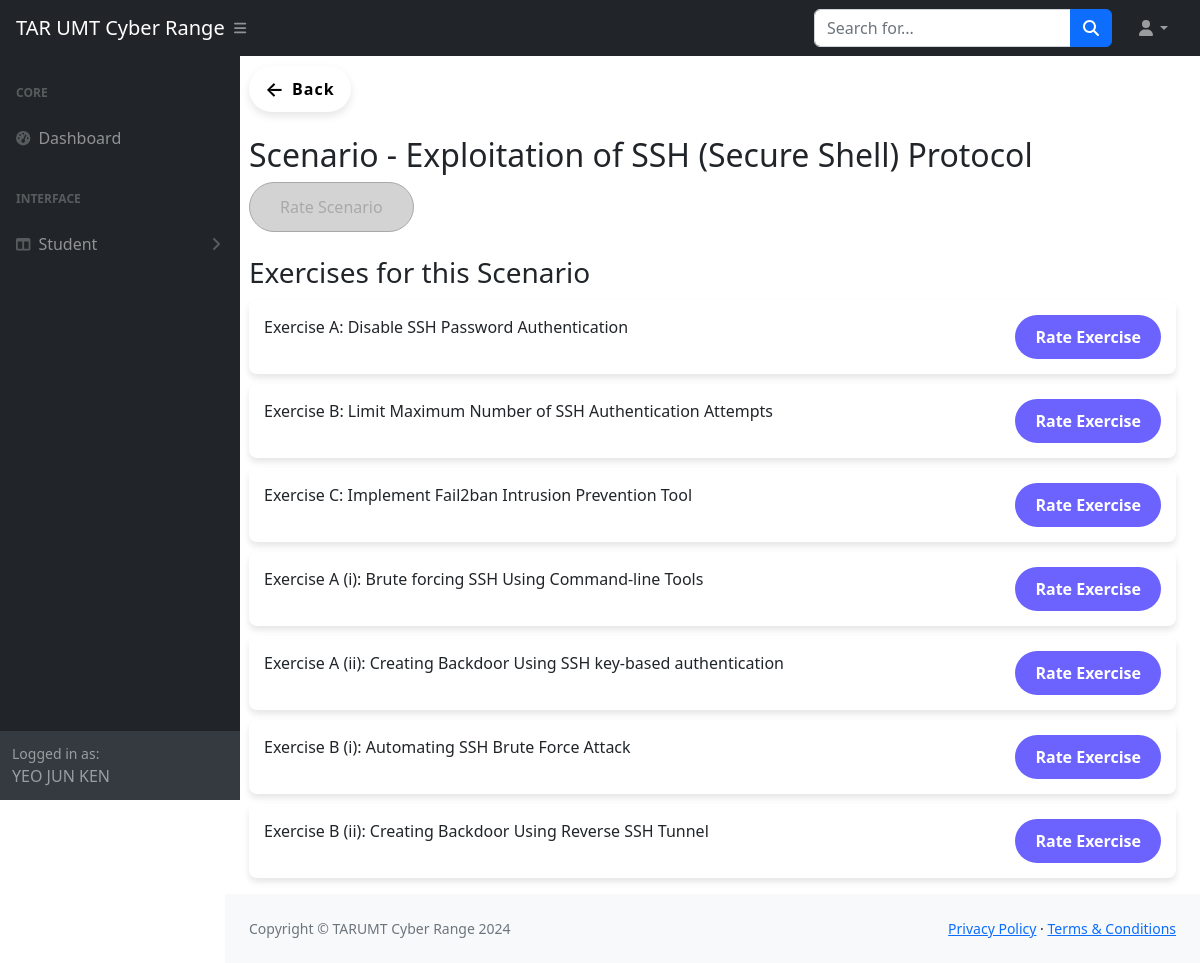
The app's page /student-dashboard/evaluateScenario.php?id=1 (signed in) with its own data.
### tables this page shows
CREATE TABLE `scenario` (
  `scenario_id` int(11) NOT NULL,
  `title` varchar(255) NOT NULL,
  `description` text DEFAULT NULL,
  `instructor_id` int(11) DEFAULT NULL,
  `assigned_date` date NOT NULL DEFAULT curdate(),
  `due_date` date NOT NULL,
  `deleted_at` date NOT NULL
);

CREATE TABLE `exercise` (
  `exercise_id` varchar(10) NOT NULL,
  `title` varchar(255) NOT NULL,
  `learningObj_1` varchar(255) NOT NULL,
  `learningObj_2` varchar(255) NOT NULL,
  `learningObj_3` varchar(255) NOT NULL,
  `learningObj_4` varchar(255) NOT NULL,
  `scenarioQues` mediumtext NOT NULL,
  `question` mediumtext DEFAULT NULL,
  `duration` varchar(50) NOT NULL,
  `exerciseType` varchar(30) NOT NULL,
  `difficulty_level` varchar(30) NOT NULL,
  `hints` mediumtext NOT NULL,
  `exerciseOrder` int(10) NOT NULL,
  `link` varchar(50) NOT NULL,
  `scenario_id` int(11) DEFAULT NULL
);

### student-dashboard/evaluateScenario.php (the view, shortened to what this page needs)
<?php
include '../header_footer/header_student.php';
include '../connection.php';
$scenarioId = $_GET['id'];
$stmt = $conn->prepare("SELECT * FROM scenario WHERE scenario_id = ?");
$stmt->bind_param("i", $scenarioId);
$stmt->execute();
$scenarioResult = $stmt->get_result();
$scenario = $scenarioResult->fetch_assoc();
$stmt = $conn->prepare("
    SELECT e.exercise_id, e.title
    FROM exercise e
    WHERE e.scenario_id = ?
");
$stmt->bind_param("i", $scenarioId);
$stmt->execute();
$exercises = $stmt->get_result();
$username = $_SESSION['username'];
$stmt = $conn->prepare("SELECT s.id AS student_id FROM students s INNER JOIN users u ON s.user_id = u.id WHERE u.username = ?");
$stmt->bind_param("s", $username);
$stmt->execute();
$result = $stmt->get_result();
$studentData = $result->fetch_assoc();
$studentId = $studentData['student_id'];
$stmt = $conn->prepare("
    SELECT * FROM scenario_ratings WHERE student_id = ? AND scenario_id = ?
");
$stmt->bind_param("ii", $studentId, $scenarioId);
$stmt->execute();
$scenarioRated = $stmt->get_result()->num_rows > 0;
?>
<div class="container-fluid px-4">
    <button class="btn-back" onclick="window.history.back();">
        <span class="icon">&#8592;</span>
        <span class="btn-back-text">Back</span>
    </button>
    <h2 class="mt-4">Scenario - <?= htmlspecialchars($scenario['title']); ?></h2>
    <button id="rateScenarioBtn" class="btn-evaluate" <?php echo $scenarioRated ? 'disabled' : ''; ?>>Rate Scenario</button>
    <h3 class="mt-4">Exercises for this Scenario</h3>
    <?php if ($exercises->num_rows > 0) { ?>
        <ul class="exercise-list">
            <?php while ($exercise = $exercises->fetch_assoc()) { ?>
                <?php
                $stmt = $conn->prepare("
                SELECT * FROM exercise_ratings WHERE student_id = ? AND exercise_id = ?
            ");
                $stmt->bind_param("is", $studentId, $exercise['exercise_id']);
                $stmt->execute();
                $exerciseRated = $stmt->get_result()->num_rows > 0;
                ?>
                <li class="exercise-item">
                    <span><?php echo htmlspecialchars($exercise['title']); ?></span>
                    <?php if ($exerciseRated) { ?>
                        <button class="btn-evaluate" disabled>Rated</button>
                    <?php } else { ?>
                        <a href="evaluateExercises.php?id=<?php echo $exercise['exercise_id']; ?>" class="btn-evaluate">Rate Exercise</a>
                    <?php } ?>
                </li>
            <?php } ?>
        </ul>
    <?php } ?>
</div>
<?php include '../header_footer/footer.php'; ?>

### student-dashboard/evaluateScenario.php (style rules this page uses)
.btn-back { background: none; color: #000; border: none; font-size: 18px; font-weight: 600; display: inline-flex; align-items: center; cursor: pointer; text-decoration: none; box-shadow: 0 4px 8px rgba(0, 0, 0, 0.1); transition: all 0.3s ease; padding: 8px 16px; margin-top: 10px; border-radius: 50px; }
.btn-back .icon { font-size: 20px; margin-right: 8px; }
.btn-back-text { font-size: 16px; letter-spacing: 1px; }
.btn-evaluate:disabled { background-color: #d3d3d3; color: #a9a9a9; cursor: not-allowed; border: 1px solid #a9a9a9; }
.btn-evaluate { background-color: #6c63ff; color: white; padding: 12px 30px; font-size: 16px; border: none; border-radius: 50px; cursor: pointer; transition: all 0.3s ease; }
.exercise-list { list-style-type: none; padding: 0; }
.exercise-item { display: flex; justify-content: space-between; background-color: #fff; margin: 10px 0; padding: 15px; border-radius: 8px; box-shadow: 0 4px 6px rgba(0, 0, 0, 0.1); }
.exercise-item a { color: #fff; background-color: #6c63ff; font-size: 16px; font-weight: bold; text-decoration: none; padding: 10px 20px; border-radius: 50px; transition: background-color 0.3s ease, transform 0.3s ease; }

### records on screen
scenario: title "Exploitation of SSH (Secure Shell) Protocol"
exercise: title "Exercise A: Disable SSH Password Authentication"
exercise: title "Exercise B: Limit Maximum Number of SSH Authentication Attempts"
exercise: title "Exercise C: Implement Fail2ban Intrusion Prevention Tool"
exercise: title "Exercise A (i): Brute forcing SSH Using Command-line Tools"
exercise: title "Exercise A (ii): Creating Backdoor Using SSH key-based authentication"
exercise: title "Exercise B (i): Automating SSH Brute Force Attack"
exercise: title "Exercise B (ii): Creating Backdoor Using Reverse SSH Tunnel"

### other values on screen
$_SESSION['username'] "YEO JUN KEN"
